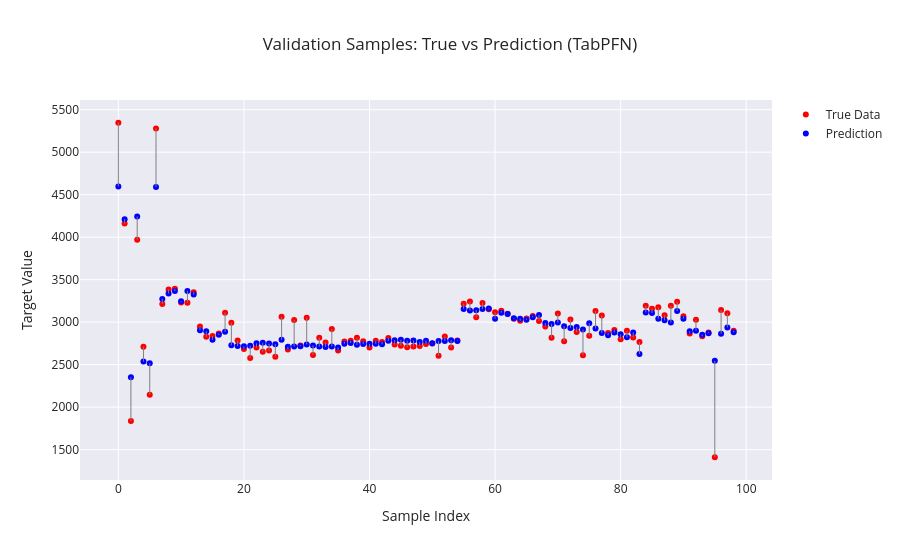

Notebook code cell kept with this figure:
### Markdown cell above
# Check Validation Data

### Code cell
# Convert to numpy arrays
true_vals = np.array(y_dev).ravel()
pred_vals = np.array(final_pred).ravel()

# Sample index for plotting
sample_idx = np.arange(len(true_vals))

# Plot
fig = go.Figure()

fig.add_trace(go.Scatter(
    x=sample_idx, y=true_vals, mode="markers",
    name="True Data", marker=dict(color="red", size=6)
))

fig.add_trace(go.Scatter(
    x=sample_idx, y=pred_vals, mode="markers",
    name="Prediction", marker=dict(color="blue", size=6)
))

# Connecting lines (one per sample) 
for i in range(len(sample_idx)): 
    fig.add_trace(go.Scatter( 
        x=[sample_idx[i], sample_idx[i]], 
        y=[true_vals[i], pred_vals[i]], 
        mode="lines", 
        line=dict(color="gray", width=1), 
        showlegend=False
    ))

fig.update_layout(
    title="Validation Samples: True vs Prediction (TabPFN)",
    xaxis_title="Sample Index",
    yaxis_title="Target Value",
    template="seaborn"
)

fig.write_html("Graphs/TabPFN_Evaltrue.html")
fig.show()

### Figure 1 — Plotly figure (JSON) as saved in the notebook; plotly's stock layout.template omitted (floating-point values rounded to 4 significant figures)
{"data": [{"marker": {"color": "red", "size": 6}, "mode": "markers", "name": "True Data", "type": "scatter", "x": [0, 1, 2, 3, 4, 5, 6, 7, 8, 9, 10, 11, 12, 13, 14, 15, 16, 17, 18, 19, 20, 21, 22, 23, 24, 25, 26, 27, 28, 29, 30, 31, 32, 33, 34, 35, 36, 37, 38, 39, 40, 41, 42, 43, 44, 45, 46, 47, 48, 49, 50, 51, 52, 53, 54, 55, 56, 57, 58, 59, 60, 61, 62, 63, 64, 65, 66, 67, 68, 69, 70, 71, 72, 73, 74, 75, 76, 77, 78, 79, 80, 81, 82, 83, 84, 85, 86, 87, 88, 89, 90, 91, 92, 93, 94, 95, 96, 97, 98], "y": [5346.0, 4161.0, 1836.0, 3970.0, 2710.0, 2145.0, 5278.0, 3215.0, 3385.0, 3394.0, 3232.0, 3229.0, 3353.0, 2948.0, 2827.0, 2836.0, 2867.0, 3112.0, 2992.0, 2784.0, 2683.0, 2578.0, 2702.0, 2652.0, 2665.0, 2594.0, 3063.0, 2678.0, 3025.0, 2727.0, 3052.0, 2614.0, 2816.0, 2762.0, 2919.0, 2667.0, 2771.0, 2782.0, 2816.0, 2775.0, 2701.0, 2782.0, 2765.0, 2815.0, 2738.0, 2723.0, 2703.0, 2715.0, 2720.0, 2744.0, 2748.0, 2604.0, 2830.0, 2702.0, 2784.0, 3218.0, 3242.0, 3057.0, 3227.0, 3152.0, 3116.0, 3135.0, 3099.0, 3040.0, 3017.0, 3043.0, 3074.0, 3015.0, 2948.0, 2818.0, 3101.0, 2775.0, 3032.0, 2883.0, 2611.0, 2840.0, 3132.0, 3080.0, 2871.0, 2907.0, 2798.0, 2899.0, 2821.0, 2766.0, 3192.0, 3159.0, 3175.0, 3080.0, 3193.0, 3241.0, 3070.0, 2866.0, 3029.0, 2835.0, 2879.0, 1410.0, 3142.0, 3105.0, 2898.0]}, {"marker": {"color": "blue", "size": 6}, "mode": "markers", "name": "Prediction", "type": "scatter", "x": [0, 1, 2, 3, 4, 5, 6, 7, 8, 9, 10, 11, 12, 13, 14, 15, 16, 17, 18, 19, 20, 21, 22, 23, 24, 25, 26, 27, 28, 29, 30, 31, 32, 33, 34, 35, 36, 37, 38, 39, 40, 41, 42, 43, 44, 45, 46, 47, 48, 49, 50, 51, 52, 53, 54, 55, 56, 57, 58, 59, 60, 61, 62, 63, 64, 65, 66, 67, 68, 69, 70, 71, 72, 73, 74, 75, 76, 77, 78, 79, 80, 81, 82, 83, 84, 85, 86, 87, 88, 89, 90, 91, 92, 93, 94, 95, 96, 97, 98], "y": [4596.0, 4211.0, 2352.0, 4244.0, 2536.0, 2517.0, 4590.0, 3273.0, 3337.0, 3367.0, 3245.0, 3367.0, 3325.0, 2904.0, 2892.0, 2793.0, 2850.0, 2886.0, 2727.0, 2719.0, 2717.0, 2722.0, 2751.0, 2757.0, 2748.0, 2741.0, 2792.0, 2709.0, 2713.0, 2717.0, 2738.0, 2727.0, 2713.0, 2709.0, 2714.0, 2700.0, 2746.0, 2755.0, 2733.0, 2744.0, 2745.0, 2746.0, 2740.0, 2780.0, 2788.0, 2793.0, 2782.0, 2785.0, 2767.0, 2782.0, 2752.0, 2780.0, 2780.0, 2788.0, 2777.0, 3155.0, 3136.0, 3141.0, 3155.0, 3161.0, 3040.0, 3112.0, 3097.0, 3046.0, 3039.0, 3028.0, 3058.0, 3085.0, 2989.0, 2979.0, 2995.0, 2952.0, 2932.0, 2942.0, 2913.0, 2987.0, 2924.0, 2872.0, 2847.0, 2878.0, 2856.0, 2821.0, 2879.0, 2625.0, 3114.0, 3108.0, 3041.0, 3021.0, 2996.0, 3130.0, 3041.0, 2893.0, 2900.0, 2853.0, 2871.0, 2545.0, 2865.0, 2938.0, 2882.0]}, {"line": {"color": "gray", "width": 1}, "mode": "lines", "showlegend": false, "type": "scatter", "x": [0, 0], "y": [5346.0, 4596.0]}, {"line": {"color": "gray", "width": 1}, "mode": "lines", "showlegend": false, "type": "scatter", "x": [1, 1], "y": [4161.0, 4211.0]}, {"line": {"color": "gray", "width": 1}, "mode": "lines", "showlegend": false, "type": "scatter", "x": [2, 2], "y": [1836.0, 2352.0]}, {"line": {"color": "gray", "width": 1}, "mode": "lines", "showlegend": false, "type": "scatter", "x": [3, 3], "y": [3970.0, 4244.0]}, {"line": {"color": "gray", "width": 1}, "mode": "lines", "showlegend": false, "type": "scatter", "x": [4, 4], "y": [2710.0, 2536.0]}, {"line": {"color": "gray", "width": 1}, "mode": "lines", "showlegend": false, "type": "scatter", "x": [5, 5], "y": [2145.0, 2517.0]}, {"line": {"color": "gray", "width": 1}, "mode": "lines", "showlegend": false, "type": "scatter", "x": [6, 6], "y": [5278.0, 4590.0]}, {"line": {"color": "gray", "width": 1}, "mode": "lines", "showlegend": false, "type": "scatter", "x": [7, 7], "y": [3215, 3273.0]}, {"line": {"color": "gray", "width": 1}, "mode": "lines", "showlegend": false, "type": "scatter", "x": [8, 8], "y": [3385.0, 3337.0]}, {"line": {"color": "gray", "width": 1}, "mode": "lines", "showlegend": false, "type": "scatter", "x": [9, 9], "y": [3394.0, 3367.0]}, {"line": {"color": "gray", "width": 1}, "mode": "lines", "showlegend": false, "type": "scatter", "x": [10, 10], "y": [3232.0, 3245.0]}, {"line": {"color": "gray", "width": 1}, "mode": "lines", "showlegend": false, "type": "scatter", "x": [11, 11], "y": [3229.0, 3367.0]}, {"line": {"color": "gray", "width": 1}, "mode": "lines", "showlegend": false, "type": "scatter", "x": [12, 12], "y": [3353, 3325.0]}, {"line": {"color": "gray", "width": 1}, "mode": "lines", "showlegend": false, "type": "scatter", "x": [13, 13], "y": [2948, 2904.0]}, {"line": {"color": "gray", "width": 1}, "mode": "lines", "showlegend": false, "type": "scatter", "x": [14, 14], "y": [2827.0, 2892.0]}, {"line": {"color": "gray", "width": 1}, "mode": "lines", "showlegend": false, "type": "scatter", "x": [15, 15], "y": [2836.0, 2793.0]}, {"line": {"color": "gray", "width": 1}, "mode": "lines", "showlegend": false, "type": "scatter", "x": [16, 16], "y": [2867.0, 2850.0]}, {"line": {"color": "gray", "width": 1}, "mode": "lines", "showlegend": false, "type": "scatter", "x": [17, 17], "y": [3112.0, 2886.0]}, {"line": {"color": "gray", "width": 1}, "mode": "lines", "showlegend": false, "type": "scatter", "x": [18, 18], "y": [2992.0, 2727.0]}, {"line": {"color": "gray", "width": 1}, "mode": "lines", "showlegend": false, "type": "scatter", "x": [19, 19], "y": [2784.0, 2719.0]}, {"line": {"color": "gray", "width": 1}, "mode": "lines", "showlegend": false, "type": "scatter", "x": [20, 20], "y": [2683.0, 2717.0]}, {"line": {"color": "gray", "width": 1}, "mode": "lines", "showlegend": false, "type": "scatter", "x": [21, 21], "y": [2578.0, 2722.0]}, {"line": {"color": "gray", "width": 1}, "mode": "lines", "showlegend": false, "type": "scatter", "x": [22, 22], "y": [2702.0, 2751.0]}, {"line": {"color": "gray", "width": 1}, "mode": "lines", "showlegend": false, "type": "scatter", "x": [23, 23], "y": [2652, 2757.0]}, {"line": {"color": "gray", "width": 1}, "mode": "lines", "showlegend": false, "type": "scatter", "x": [24, 24], "y": [2665.0, 2748.0]}, {"line": {"color": "gray", "width": 1}, "mode": "lines", "showlegend": false, "type": "scatter", "x": [25, 25], "y": [2594, 2741.0]}, {"line": {"color": "gray", "width": 1}, "mode": "lines", "showlegend": false, "type": "scatter", "x": [26, 26], "y": [3063.0, 2792.0]}, {"line": {"color": "gray", "width": 1}, "mode": "lines", "showlegend": false, "type": "scatter", "x": [27, 27], "y": [2678.0, 2709.0]}, {"line": {"color": "gray", "width": 1}, "mode": "lines", "showlegend": false, "type": "scatter", "x": [28, 28], "y": [3025.0, 2713.0]}, {"line": {"color": "gray", "width": 1}, "mode": "lines", "showlegend": false, "type": "scatter", "x": [29, 29], "y": [2727.0, 2717.0]}, {"line": {"color": "gray", "width": 1}, "mode": "lines", "showlegend": false, "type": "scatter", "x": [30, 30], "y": [3052.0, 2738.0]}, {"line": {"color": "gray", "width": 1}, "mode": "lines", "showlegend": false, "type": "scatter", "x": [31, 31], "y": [2614.0, 2727.0]}, {"line": {"color": "gray", "width": 1}, "mode": "lines", "showlegend": false, "type": "scatter", "x": [32, 32], "y": [2816.0, 2713.0]}, {"line": {"color": "gray", "width": 1}, "mode": "lines", "showlegend": false, "type": "scatter", "x": [33, 33], "y": [2762, 2709.0]}, {"line": {"color": "gray", "width": 1}, "mode": "lines", "showlegend": false, "type": "scatter", "x": [34, 34], "y": [2919.0, 2714.0]}, {"line": {"color": "gray", "width": 1}, "mode": "lines", "showlegend": false, "type": "scatter", "x": [35, 35], "y": [2667.0, 2700.0]}, {"line": {"color": "gray", "width": 1}, "mode": "lines", "showlegend": false, "type": "scatter", "x": [36, 36], "y": [2771, 2746.0]}, {"line": {"color": "gray", "width": 1}, "mode": "lines", "showlegend": false, "type": "scatter", "x": [37, 37], "y": [2782.0, 2755.0]}, {"line": {"color": "gray", "width": 1}, "mode": "lines", "showlegend": false, "type": "scatter", "x": [38, 38], "y": [2816.0, 2733.0]}, {"line": {"color": "gray", "width": 1}, "mode": "lines", "showlegend": false, "type": "scatter", "x": [39, 39], "y": [2775.0, 2744.0]}, {"line": {"color": "gray", "width": 1}, "mode": "lines", "showlegend": false, "type": "scatter", "x": [40, 40], "y": [2701, 2745.0]}, {"line": {"color": "gray", "width": 1}, "mode": "lines", "showlegend": false, "type": "scatter", "x": [41, 41], "y": [2782.0, 2746.0]}, {"line": {"color": "gray", "width": 1}, "mode": "lines", "showlegend": false, "type": "scatter", "x": [42, 42], "y": [2765, 2740.0]}, {"line": {"color": "gray", "width": 1}, "mode": "lines", "showlegend": false, "type": "scatter", "x": [43, 43], "y": [2815.0, 2780.0]}, {"line": {"color": "gray", "width": 1}, "mode": "lines", "showlegend": false, "type": "scatter", "x": [44, 44], "y": [2738.0, 2788.0]}, {"line": {"color": "gray", "width": 1}, "mode": "lines", "showlegend": false, "type": "scatter", "x": [45, 45], "y": [2723.0, 2793.0]}, {"line": {"color": "gray", "width": 1}, "mode": "lines", "showlegend": false, "type": "scatter", "x": [46, 46], "y": [2703.0, 2782.0]}, {"line": {"color": "gray", "width": 1}, "mode": "lines", "showlegend": false, "type": "scatter", "x": [47, 47], "y": [2715.0, 2785.0]}, {"line": {"color": "gray", "width": 1}, "mode": "lines", "showlegend": false, "type": "scatter", "x": [48, 48], "y": [2720.0, 2767.0]}, {"line": {"color": "gray", "width": 1}, "mode": "lines", "showlegend": false, "type": "scatter", "x": [49, 49], "y": [2744.0, 2782.0]}, {"line": {"color": "gray", "width": 1}, "mode": "lines", "showlegend": false, "type": "scatter", "x": [50, 50], "y": [2748.0, 2752.0]}, {"line": {"color": "gray", "width": 1}, "mode": "lines", "showlegend": false, "type": "scatter", "x": [51, 51], "y": [2604.0, 2780.0]}, {"line": {"color": "gray", "width": 1}, "mode": "lines", "showlegend": false, "type": "scatter", "x": [52, 52], "y": [2830, 2780.0]}, {"line": {"color": "gray", "width": 1}, "mode": "lines", "showlegend": false, "type": "scatter", "x": [53, 53], "y": [2702.0, 2788.0]}, {"line": {"color": "gray", "width": 1}, "mode": "lines", "showlegend": false, "type": "scatter", "x": [54, 54], "y": [2784.0, 2777.0]}, {"line": {"color": "gray", "width": 1}, "mode": "lines", "showlegend": false, "type": "scatter", "x": [55, 55], "y": [3218.0, 3155.0]}, {"line": {"color": "gray", "width": 1}, "mode": "lines", "showlegend": false, "type": "scatter", "x": [56, 56], "y": [3242.0, 3136.0]}, {"line": {"color": "gray", "width": 1}, "mode": "lines", "showlegend": false, "type": "scatter", "x": [57, 57], "y": [3057.0, 3141.0]}, {"line": {"color": "gray", "width": 1}, "mode": "lines", "showlegend": false, "type": "scatter", "x": [58, 58], "y": [3227.0, 3155.0]}, {"line": {"color": "gray", "width": 1}, "mode": "lines", "showlegend": false, "type": "scatter", "x": [59, 59], "y": [3152, 3161.0]}, {"line": {"color": "gray", "width": 1}, "mode": "lines", "showlegend": false, "type": "scatter", "x": [60, 60], "y": [3116.0, 3040.0]}, {"line": {"color": "gray", "width": 1}, "mode": "lines", "showlegend": false, "type": "scatter", "x": [61, 61], "y": [3135.0, 3112.0]}, {"line": {"color": "gray", "width": 1}, "mode": "lines", "showlegend": false, "type": "scatter", "x": [62, 62], "y": [3099.0, 3097.0]}, {"line": {"color": "gray", "width": 1}, "mode": "lines", "showlegend": false, "type": "scatter", "x": [63, 63], "y": [3040.0, 3046.0]}, {"line": {"color": "gray", "width": 1}, "mode": "lines", "showlegend": false, "type": "scatter", "x": [64, 64], "y": [3017.0, 3039.0]}, {"line": {"color": "gray", "width": 1}, "mode": "lines", "showlegend": false, "type": "scatter", "x": [65, 65], "y": [3043.0, 3028.0]}, {"line": {"color": "gray", "width": 1}, "mode": "lines", "showlegend": false, "type": "scatter", "x": [66, 66], "y": [3074.0, 3058.0]}, {"line": {"color": "gray", "width": 1}, "mode": "lines", "showlegend": false, "type": "scatter", "x": [67, 67], "y": [3015, 3085.0]}, {"line": {"color": "gray", "width": 1}, "mode": "lines", "showlegend": false, "type": "scatter", "x": [68, 68], "y": [2948, 2989.0]}, {"line": {"color": "gray", "width": 1}, "mode": "lines", "showlegend": false, "type": "scatter", "x": [69, 69], "y": [2818.0, 2979.0]}, {"line": {"color": "gray", "width": 1}, "mode": "lines", "showlegend": false, "type": "scatter", "x": [70, 70], "y": [3101.0, 2995.0]}, {"line": {"color": "gray", "width": 1}, "mode": "lines", "showlegend": false, "type": "scatter", "x": [71, 71], "y": [2775.0, 2952.0]}, {"line": {"color": "gray", "width": 1}, "mode": "lines", "showlegend": false, "type": "scatter", "x": [72, 72], "y": [3032.0, 2932.0]}, {"line": {"color": "gray", "width": 1}, "mode": "lines", "showlegend": false, "type": "scatter", "x": [73, 73], "y": [2883.0, 2942.0]}, {"line": {"color": "gray", "width": 1}, "mode": "lines", "showlegend": false, "type": "scatter", "x": [74, 74], "y": [2611.0, 2913.0]}, {"line": {"color": "gray", "width": 1}, "mode": "lines", "showlegend": false, "type": "scatter", "x": [75, 75], "y": [2840.0, 2987.0]}, {"line": {"color": "gray", "width": 1}, "mode": "lines", "showlegend": false, "type": "scatter", "x": [76, 76], "y": [3132.0, 2924.0]}, {"line": {"color": "gray", "width": 1}, "mode": "lines", "showlegend": false, "type": "scatter", "x": [77, 77], "y": [3080.0, 2872.0]}, {"line": {"color": "gray", "width": 1}, "mode": "lines", "showlegend": false, "type": "scatter", "x": [78, 78], "y": [2871.0, 2847.0]}, {"line": {"color": "gray", "width": 1}, "mode": "lines", "showlegend": false, "type": "scatter", "x": [79, 79], "y": [2907.0, 2878.0]}, {"line": {"color": "gray", "width": 1}, "mode": "lines", "showlegend": false, "type": "scatter", "x": [80, 80], "y": [2798.0, 2856.0]}, {"line": {"color": "gray", "width": 1}, "mode": "lines", "showlegend": false, "type": "scatter", "x": [81, 81], "y": [2899, 2821.0]}, {"line": {"color": "gray", "width": 1}, "mode": "lines", "showlegend": false, "type": "scatter", "x": [82, 82], "y": [2821.0, 2879.0]}, {"line": {"color": "gray", "width": 1}, "mode": "lines", "showlegend": false, "type": "scatter", "x": [83, 83], "y": [2766.0, 2625.0]}, {"line": {"color": "gray", "width": 1}, "mode": "lines", "showlegend": false, "type": "scatter", "x": [84, 84], "y": [3192.0, 3114.0]}, {"line": {"color": "gray", "width": 1}, "mode": "lines", "showlegend": false, "type": "scatter", "x": [85, 85], "y": [3159.0, 3108.0]}, {"line": {"color": "gray", "width": 1}, "mode": "lines", "showlegend": false, "type": "scatter", "x": [86, 86], "y": [3175.0, 3041.0]}, {"line": {"color": "gray", "width": 1}, "mode": "lines", "showlegend": false, "type": "scatter", "x": [87, 87], "y": [3080.0, 3021.0]}, {"line": {"color": "gray", "width": 1}, "mode": "lines", "showlegend": false, "type": "scatter", "x": [88, 88], "y": [3193.0, 2996.0]}, {"line": {"color": "gray", "width": 1}, "mode": "lines", "showlegend": false, "type": "scatter", "x": [89, 89], "y": [3241.0, 3130.0]}, {"line": {"color": "gray", "width": 1}, "mode": "lines", "showlegend": false, "type": "scatter", "x": [90, 90], "y": [3070.0, 3041.0]}, {"line": {"color": "gray", "width": 1}, "mode": "lines", "showlegend": false, "type": "scatter", "x": [91, 91], "y": [2866.0, 2893.0]}, {"line": {"color": "gray", "width": 1}, "mode": "lines", "showlegend": false, "type": "scatter", "x": [92, 92], "y": [3029.0, 2900.0]}, {"line": {"color": "gray", "width": 1}, "mode": "lines", "showlegend": false, "type": "scatter", "x": [93, 93], "y": [2835, 2853.0]}, {"line": {"color": "gray", "width": 1}, "mode": "lines", "showlegend": false, "type": "scatter", "x": [94, 94], "y": [2879.0, 2871.0]}, {"line": {"color": "gray", "width": 1}, "mode": "lines", "showlegend": false, "type": "scatter", "x": [95, 95], "y": [1410.0, 2545.0]}, {"line": {"color": "gray", "width": 1}, "mode": "lines", "showlegend": false, "type": "scatter", "x": [96, 96], "y": [3142.0, 2865.0]}, {"line": {"color": "gray", "width": 1}, "mode": "lines", "showlegend": false, "type": "scatter", "x": [97, 97], "y": [3105.0, 2938.0]}, {"line": {"color": "gray", "width": 1}, "mode": "lines", "showlegend": false, "type": "scatter", "x": [98, 98], "y": [2898.0, 2882.0]}], "layout": {"title": {"text": "Validation Samples: True vs Prediction (TabPFN)"}, "xaxis": {"title": {"text": "Sample Index"}}, "yaxis": {"title": {"text": "Target Value"}}}}
